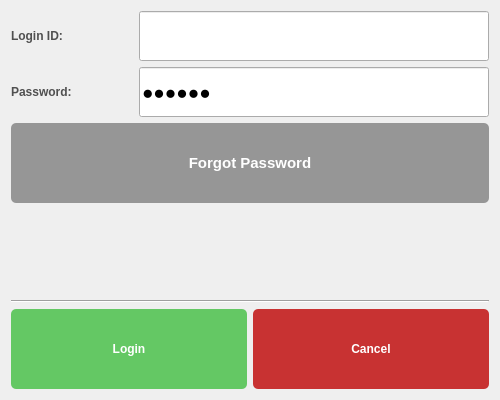
<?xml version="1.0" encoding="UTF-8"?>
<ui version="4.0">
 <class>SettingsMenuForm</class>
 <widget class="QWidget" name="SettingsMenuForm">
  <property name="geometry">
   <rect>
    <x>0</x>
    <y>0</y>
    <width>500</width>
    <height>400</height>
   </rect>
  </property>
  <property name="windowTitle">
   <string>Login Panel</string>
  </property>
  <layout class="QVBoxLayout" name="verticalLayout">
   <item>
    <layout class="QHBoxLayout" name="horizontalLayout">
     <item>
      <widget class="QLabel" name="label">
       <property name="styleSheet">
        <string notr="true">QLabel{
color:rgb(80, 80, 80);
font: 9pt &quot;Segoe UI&quot;;
font: bold;
}
</string>
       </property>
       <property name="text">
        <string>Login ID:</string>
       </property>
      </widget>
     </item>
     <item>
      <spacer name="horizontalSpacer">
       <property name="orientation">
        <enum>Qt::Horizontal</enum>
       </property>
       <property name="sizeHint" stdset="0">
        <size>
         <width>40</width>
         <height>20</height>
        </size>
       </property>
      </spacer>
     </item>
     <item>
      <widget class="QLineEdit" name="lineLoginPanelLoginID">
       <property name="minimumSize">
        <size>
         <width>350</width>
         <height>50</height>
        </size>
       </property>
       <property name="font">
        <font>
         <pointsize>14</pointsize>
        </font>
       </property>
      </widget>
     </item>
    </layout>
   </item>
   <item>
    <layout class="QHBoxLayout" name="horizontalLayout_2">
     <item>
      <widget class="QLabel" name="label_2">
       <property name="styleSheet">
        <string notr="true">QLabel{
color:rgb(80, 80, 80);
font: 9pt &quot;Segoe UI&quot;;
font: bold;
}
</string>
       </property>
       <property name="text">
        <string>Password:</string>
       </property>
      </widget>
     </item>
     <item>
      <spacer name="horizontalSpacer_2">
       <property name="orientation">
        <enum>Qt::Horizontal</enum>
       </property>
       <property name="sizeHint" stdset="0">
        <size>
         <width>40</width>
         <height>20</height>
        </size>
       </property>
      </spacer>
     </item>
     <item>
      <widget class="QLineEdit" name="lineLoginPanelPassword">
       <property name="minimumSize">
        <size>
         <width>350</width>
         <height>50</height>
        </size>
       </property>
       <property name="font">
        <font>
         <pointsize>14</pointsize>
        </font>
       </property>
       <property name="text">
        <string>xxxxxx</string>
       </property>
       <property name="echoMode">
        <enum>QLineEdit::Password</enum>
       </property>
       <property name="placeholderText">
        <string>keyword</string>
       </property>
      </widget>
     </item>
    </layout>
   </item>
   <item>
    <widget class="QPushButton" name="buttonLoginPanelForgotPassword">
     <property name="minimumSize">
      <size>
       <width>0</width>
       <height>80</height>
      </size>
     </property>
     <property name="font">
      <font>
       <family>Segoe UI</family>
       <pointsize>11</pointsize>
       <weight>75</weight>
       <italic>false</italic>
       <bold>true</bold>
      </font>
     </property>
     <property name="styleSheet">
      <string notr="true">QPushButton{	
background-color : rgb(150, 150, 150);
color:rgb(255, 255, 255);
font: 11pt &quot;Segoe UI&quot;;
font: bold;
border-radius: 5px;}

QPushButton::pressed{background-color :rgb(50, 50,50);}</string>
     </property>
     <property name="text">
      <string>Forgot Password</string>
     </property>
    </widget>
   </item>
   <item>
    <spacer name="verticalSpacer_2">
     <property name="orientation">
      <enum>Qt::Vertical</enum>
     </property>
     <property name="sizeHint" stdset="0">
      <size>
       <width>20</width>
       <height>11</height>
      </size>
     </property>
    </spacer>
   </item>
   <item>
    <widget class="Line" name="line">
     <property name="orientation">
      <enum>Qt::Horizontal</enum>
     </property>
    </widget>
   </item>
   <item>
    <layout class="QHBoxLayout" name="horizontalLayout_3">
     <item>
      <widget class="QPushButton" name="buttonLoginPanelOK">
       <property name="minimumSize">
        <size>
         <width>0</width>
         <height>80</height>
        </size>
       </property>
       <property name="styleSheet">
        <string notr="true">QPushButton{	
background-color : rgb(100, 200, 100);
color:rgb(255, 255, 255);
font: 11pt &quot;Segoe UI&quot;;
font: bold;
border-radius: 5px;}

QPushButton::pressed{background-color :rgb(50, 50,50);}</string>
       </property>
       <property name="text">
        <string>Login</string>
       </property>
      </widget>
     </item>
     <item>
      <widget class="QPushButton" name="buttonLoginPanelCancel">
       <property name="minimumSize">
        <size>
         <width>0</width>
         <height>80</height>
        </size>
       </property>
       <property name="styleSheet">
        <string notr="true">QPushButton{	
background-color : rgb(200, 50, 50);
color:rgb(255, 255, 255);
font: 11pt &quot;Segoe UI&quot;;
font: bold;
border-radius: 5px;}

QPushButton::pressed{background-color :rgb(50, 50,50);}</string>
       </property>
       <property name="text">
        <string>Cancel</string>
       </property>
      </widget>
     </item>
    </layout>
   </item>
  </layout>
 </widget>
 <resources/>
 <connections/>
</ui>
